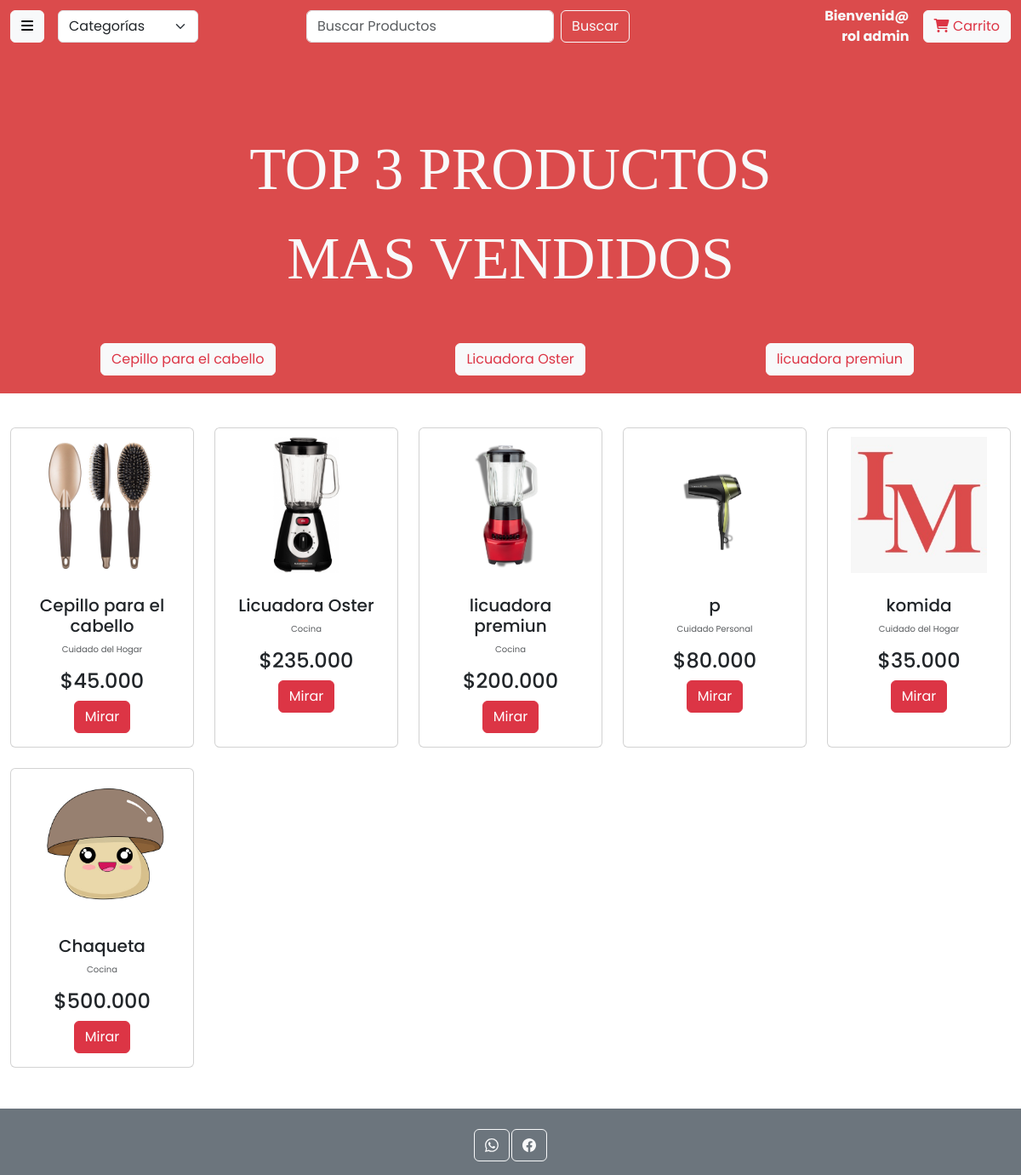
The app's page /index.php?action=InverBoard (signed in) with its own data.
### tables this page shows
CREATE TABLE IF NOT EXISTS `producto` (
  `codigo` int NOT NULL AUTO_INCREMENT,
  `IdCategoria` int NOT NULL,
  `descripcion` varchar(300) DEFAULT NULL,
  `precio` bigint DEFAULT NULL,
  `foto` blob,
  `nombre` varchar(25) DEFAULT NULL,
  `cantidad` int NOT NULL,
  `estado` tinyint(1) DEFAULT '1',
  PRIMARY KEY (`codigo`),
  KEY `IdCategoria` (`IdCategoria`)
);

CREATE TABLE IF NOT EXISTS `categoria` (
  `IdCategoria` int NOT NULL AUTO_INCREMENT,
  `nombre` varchar(35) DEFAULT NULL,
  PRIMARY KEY (`IdCategoria`)
);

### controller/ProductoController.php (called while the page is built, shortened)
<?php
require_once './model/ProductoModel.php';
require_once './config/database.php';
class ProductoController
{
    private $db;
    private $ProductoModel;
    public function __construct()
    {
        $database = new Database();
        $this->db = $database->getConnection();
        $this->ProductoModel = new ProductoModel($this->db);
    }
    public function listProducto()
    {
        return $this->ProductoModel->getProductoWithCategoria();
    }
    public function getTopVendidos($limite = 3) {
        require_once './model/ProductoModel.php';
        $productoModel = new ProductoModel($this->db);
        return $productoModel->getTopVendidos($limite);
    }
}

### config/database.php (called while the page is built, shortened)
<?php
class Database{
private $host ="localhost";
private $dtabase = "inver_magnus";
private $username = "root";
private $password = "";
public function getConnection(){
    $this->conn = null;
    try{
        $this->conn = new PDO("mysql:host=".$this->host. ";dbname=".$this->dtabase, $this->username, $this->password);
        $this->conn->exec("set names utf8");
    }catch(PDOException $exception){
        echo "Error de conexión ".$exception->getMessage();
    }
    return $this->conn;
}
}

### model/ProductoModel.php (called while the page is built, shortened)
<?php
class ProductoModel{
    private $conn;
    private $table = 'producto';
    public function __construct($db){
        $this->conn= $db;
    }
        public function getProductoWithCategoria(){
        $query = "SELECT p.*, c.nombre AS categoria_nombre FROM " . $this->table . " p
                  LEFT JOIN categoria c ON p.IdCategoria = c.IdCategoria";
        $stmt = $this->conn->query($query);
        return $stmt->fetchAll(PDO::FETCH_ASSOC);
    }
        public function getTopVendidos($limite = 3) {
        $query = "SELECT p.*, c.nombre AS categoria_nombre,
                         SUM(df.cantidad) AS total_vendidos
                  FROM producto p
                  LEFT JOIN detalle_factura df ON p.codigo = df.codigo
                  LEFT JOIN categoria c ON p.IdCategoria = c.IdCategoria
                  GROUP BY p.codigo
                  ORDER BY total_vendidos DESC
                  LIMIT ?";
        $stmt = $this->conn->prepare($query);
        $stmt->bindValue(1, (int)$limite, PDO::PARAM_INT);
        $stmt->execute();
        return $stmt->fetchAll(PDO::FETCH_ASSOC);
    }
    }

### views/InverBoard.php (the view, shortened to what this page needs)
<!DOCTYPE html>
<html lang="es">
<head>
    <link rel="stylesheet" href="https://cdn.jsdelivr.net/npm/bootstrap@5.3.2/dist/css/bootstrap.min.css">
    <link rel="stylesheet" href="css/inverboard.css">
    <link rel="stylesheet" href="https://cdnjs.cloudflare.com/ajax/libs/font-awesome/6.0.0-beta3/css/all.min.css" />
</head>
<body>
    <div class="container-fluid" id="cajamadre">
        <div class="row align-items-center">
            <div class="col-md-3 d-flex align-items-center gap-2">
                <button class="btn btn-light me-2" type="button" data-bs-toggle="offcanvas" data-bs-target="#menuLateral" aria-controls="menuLateral" aria-label="Toggle navigation">
                    <i class="fas fa-bars"></i>
                </button>
                <form method="get" action="index.php?action=verCategoria">
                  <select name="IdCategoria" class="form-select w-75" onchange="this.form.submit()">
                    <option value="">Categorías</option>
                  </select>
                </form>
            </div>
            <div class="col-md-5 p-2">
                <form action="index.php?action=barraBusqueda" method="get" class="d-flex p-1">
                  <input class="form-control mx-5 me-2 " name="nombre" type="text" placeholder="Buscar Productos" />
                  <button class="btn btn-outline-light me-5" type="submit">Buscar</button>
                </form>
            </div>
            <div id="regis" class="col-md-4 p-1 d-flex justify-content-end align-items-center">
                <?php if (isset($_SESSION['rol']) && ($_SESSION['rol'] === 0 || $_SESSION['rol'] === 1)): ?>
                    <div class="d-flex flex-column align-items-end me-3">
                        <span class="text-light fw-bold" style="font-size: 1rem;">Bienvenid@</span>
                        <span class="text-light fw-bold" style="font-size: 1rem;">
                            <?= htmlspecialchars($_SESSION['cliente']['nombres']) . " " . htmlspecialchars($_SESSION['cliente']['apellidos']); ?>
                        </span>
                    </div>
                    <form action="index.php?action=verCarrito" method="POST" class="me-2 mb-0">
                        <button type="submit" class="btn btn-light text-danger h-100">
                            <i class="fas fa-shopping-cart"></i>
                           Carrito
                        </button>
                    </form>
                <?php endif; ?>
            </div>
            <div class="col-md-5 p-1" id="cajamadre">
                <div class="row">
                    <div class="text-center" id="titulo1">
                        <div class="text-light ">
                            <p>TOP 3 PRODUCTOS <br>
                                MAS VENDIDOS</p>
                        </div>
                    </div>
                    <div class="position-relative" id="bati-container">
                        <div id="bati" class="d-flex flex-row align-items-center">
                            <?php if (!empty($topProductos)): ?>
                                <?php foreach ($topProductos as $top): ?>
                                    <form action="index.php" method="get" class="me-2">
                                        <button type="submit" class="btn btn-light text-danger">
                                            <?= htmlspecialchars($top['nombre']) ?>
                                        </button>
                                    </form>
                                <?php endforeach; ?>
                            <?php else: ?>
                                <button class="btn btn-light text-danger">TOP</button>
                                <button class="btn btn-light text-danger">TOP</button>
                                <button class="btn btn-light text-danger">TOP</button>
                            <?php endif; ?>
                        </div>
                    </div>
                </div>
            </div>
            <div class="row row-cols-1 row-cols-md-5 mt-3 g-4">
                <?php if (!empty($Productos) && is_array($Productos)): ?>
                    <?php foreach ($Productos as $producto): ?>
                        <?php if ($producto['estado'] == 1): ?>
                        <div class="col">
                            <div class="card h-100 text-center">
                                <img src="photo/<?= $producto['foto'] ?>" class="card-img-top estructura" alt="Imagen del producto">
                                <div class="card-body">
                                    <h5 class="card-title"><?php echo $producto['nombre']; ?></h5>
                                    <p class="card-text text-muted"><?php echo $producto['categoria_nombre']; ?></p>
                                    <h4 class="card-text">$<?= number_format($producto['precio'], 0, '', '.') ?></h4>
                                    <a href="index.php?action=productinfo&codigo=<?= $producto['codigo'] ?>" class="btn btn-danger">Mirar</a>
                                </div>
                            </div>
                        </div>
                        <?php endif; ?>
                    <?php endforeach; ?>
                <?php else: ?>
                    <p class="text-center">Producto actualizado con exito</p>
                <?php endif; ?>
            </div>
            <div class="container-fluid footer bg-secondary mt-5">
                <div class="row">
                    <div class="col-12 p-3 mt-2 text-center">
                        <button class="btn btn-outline-light"></button>
                        <button class="btn btn-outline-light"></button>
                    </div>
                </div>
            </div>
        </div>
    </div>
</body>
</html>

### css/inverboard.css (style rules this page uses)
body { font-family: 'Poppins'; font-size: 10px; font-style: bold; }
* { padding: 0; margin: 0; }
img { max-width: 100%; height: auto; }
#cajamadre { width: 100%; height: 400px; background-color: #db4b4c; }
#regis { display: flex; flex-direction: row; justify-content: flex-end; align-items: start; }
#titulo1 { font-family: 'Franklin Gothic Medium'; justify-content: center; align-items: center; margin-top: 80px; font-size: 700%; }
#bati-container { position:relative; }
#bati { height: 100px; display: flex; flex-direction: row; justify-content:space-around; align-items: end; }
.estructura { height: 320px; object-fit: cover; }
.card-img-top.estructura { height: 180px; object-fit: contain; background: #fff; padding: 10px; border-radius: 10px; }
.container-fluid, .row { padding-left: 0 !important; padding-right: 0 !important; margin-left: 0 !important; margin-right: 0 !important; }

### records on screen
producto: nombre "Cepillo para el cabello", foto (picture), IdCategoria.nombre "Cuidado del Hogar", precio "45.000"
producto: nombre "Licuadora Oster", foto (picture), IdCategoria.nombre "Cocina", precio "235.000"
producto: nombre "licuadora premiun", foto (picture), IdCategoria.nombre "Cocina", precio "200.000"
producto: foto (picture), nombre "p", IdCategoria.nombre "Cuidado Personal", precio "80.000"
producto: foto (picture), nombre "komida", IdCategoria.nombre "Cuidado del Hogar", precio "35.000"
producto: foto (picture), nombre "Chaqueta", IdCategoria.nombre "Cocina", precio "500.000"

### other values on screen
$_SESSION['cliente']['nombres'] "rol"
$_SESSION['cliente']['apellidos'] "admin"
